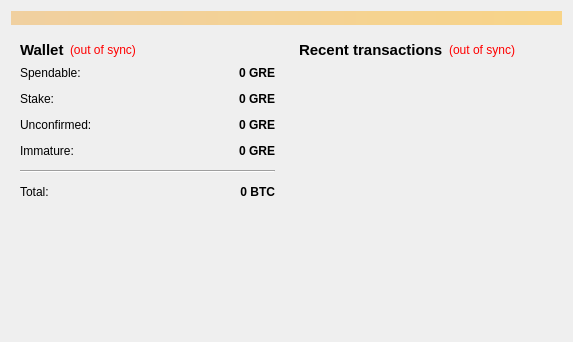
<?xml version="1.0" encoding="UTF-8"?>
<ui version="4.0">
 <class>OverviewPage</class>
 <widget class="QWidget" name="OverviewPage">
  <property name="geometry">
   <rect>
    <x>0</x>
    <y>0</y>
    <width>573</width>
    <height>342</height>
   </rect>
  </property>
  <property name="windowTitle">
   <string>Form</string>
  </property>
  <layout class="QVBoxLayout" name="topLayout">
   <item>
    <widget class="QLabel" name="labelAlerts">
     <property name="visible">
      <bool>false</bool>
     </property>
     <property name="styleSheet">
      <string notr="true">background-color: qlineargradient(x1: 0, y1: 0, x2: 1, y2: 0, stop:0 #F0D0A0, stop:1 #F8D488);  color:#000000
</string>
     </property>
     <property name="wordWrap">
      <bool>true</bool>
     </property>
     <property name="margin">
      <number>3</number>
     </property>
    </widget>
   </item>
   <item>
    <layout class="QHBoxLayout" name="horizontalLayout" stretch="1,1">
     <item>
      <layout class="QVBoxLayout" name="verticalLayout_2">
       <item>
        <widget class="QWidget" name="widget" native="true">
         <layout class="QVBoxLayout" name="verticalLayout_4">
          <item>
           <layout class="QHBoxLayout" name="horizontalLayout_4">
            <item>
             <widget class="QLabel" name="label_5">
              <property name="font">
               <font>
                <pointsize>11</pointsize>
                <weight>75</weight>
                <bold>true</bold>
               </font>
              </property>
              <property name="text">
               <string>Wallet</string>
              </property>
             </widget>
            </item>
            <item>
             <widget class="QLabel" name="labelWalletStatus">
              <property name="toolTip">
               <string>The displayed information may be out of date. Your wallet automatically synchronizes with the RideMyCarCoin network after a connection is established, but this process has not completed yet.</string>
              </property>
              <property name="styleSheet">
               <string notr="true">QLabel { color: red; }</string>
              </property>
              <property name="text">
               <string notr="true">(out of sync)</string>
              </property>
              <property name="alignment">
               <set>Qt::AlignLeading|Qt::AlignLeft|Qt::AlignVCenter</set>
              </property>
             </widget>
            </item>
            <item>
             <spacer name="horizontalSpacer_2">
              <property name="orientation">
               <enum>Qt::Horizontal</enum>
              </property>
              <property name="sizeHint" stdset="0">
               <size>
                <width>40</width>
                <height>20</height>
               </size>
              </property>
             </spacer>
            </item>
           </layout>
          </item>
          <item>
           <layout class="QFormLayout" name="formLayout_2">
            <property name="fieldGrowthPolicy">
             <enum>QFormLayout::AllNonFixedFieldsGrow</enum>
            </property>
            <property name="horizontalSpacing">
             <number>12</number>
            </property>
            <property name="verticalSpacing">
             <number>12</number>
            </property>
            <item row="0" column="0">
             <widget class="QLabel" name="label">
              <property name="text">
               <string>Spendable:</string>
              </property>
             </widget>
            </item>
            <item row="0" column="1">
             <widget class="QLabel" name="labelBalance">
              <property name="font">
               <font>
                <weight>75</weight>
                <bold>true</bold>
               </font>
              </property>
              <property name="cursor">
               <cursorShape>IBeamCursor</cursorShape>
              </property>
              <property name="toolTip">
               <string>Your current spendable balance</string>
              </property>
              <property name="text">
               <string notr="true">0 GRE</string>
              </property>
              <property name="alignment">
               <set>Qt::AlignRight|Qt::AlignTrailing|Qt::AlignVCenter</set>
              </property>
              <property name="textInteractionFlags">
               <set>Qt::LinksAccessibleByMouse|Qt::TextSelectableByKeyboard|Qt::TextSelectableByMouse</set>
              </property>
             </widget>
            </item>
            <item row="1" column="0">
             <widget class="QLabel" name="label_6">
              <property name="text">
               <string>Stake:</string>
              </property>
             </widget>
            </item>
            <item row="1" column="1">
             <widget class="QLabel" name="labelStake">
              <property name="font">
               <font>
                <weight>75</weight>
                <bold>true</bold>
               </font>
              </property>
              <property name="cursor">
               <cursorShape>IBeamCursor</cursorShape>
              </property>
              <property name="toolTip">
               <string>Total of coins that was staked, and do not yet count toward the current balance</string>
              </property>
              <property name="text">
               <string notr="true">0 GRE</string>
              </property>
              <property name="alignment">
               <set>Qt::AlignRight|Qt::AlignTrailing|Qt::AlignVCenter</set>
              </property>
              <property name="textInteractionFlags">
               <set>Qt::LinksAccessibleByMouse|Qt::TextSelectableByKeyboard|Qt::TextSelectableByMouse</set>
              </property>
             </widget>
            </item>
            <item row="2" column="0">
             <widget class="QLabel" name="label_3">
              <property name="text">
               <string>Unconfirmed:</string>
              </property>
             </widget>
            </item>
            <item row="2" column="1">
             <widget class="QLabel" name="labelUnconfirmed">
              <property name="font">
               <font>
                <weight>75</weight>
                <bold>true</bold>
               </font>
              </property>
              <property name="cursor">
               <cursorShape>IBeamCursor</cursorShape>
              </property>
              <property name="toolTip">
               <string>Total of transactions that have yet to be confirmed, and do not yet count toward the current balance</string>
              </property>
              <property name="text">
               <string notr="true">0 GRE</string>
              </property>
              <property name="alignment">
               <set>Qt::AlignRight|Qt::AlignTrailing|Qt::AlignVCenter</set>
              </property>
              <property name="textInteractionFlags">
               <set>Qt::LinksAccessibleByMouse|Qt::TextSelectableByKeyboard|Qt::TextSelectableByMouse</set>
              </property>
             </widget>
            </item>
            <item row="3" column="0">
             <widget class="QLabel" name="labelImmatureText">
              <property name="text">
               <string>Immature:</string>
              </property>
             </widget>
            </item>
            <item row="3" column="1">
             <widget class="QLabel" name="labelImmature">
              <property name="font">
               <font>
                <weight>75</weight>
                <bold>true</bold>
               </font>
              </property>
              <property name="toolTip">
               <string>Mined balance that has not yet matured</string>
              </property>
              <property name="text">
               <string notr="true">0 GRE</string>
              </property>
              <property name="alignment">
               <set>Qt::AlignRight|Qt::AlignTrailing|Qt::AlignVCenter</set>
              </property>
              <property name="textInteractionFlags">
               <set>Qt::LinksAccessibleByMouse|Qt::TextSelectableByKeyboard|Qt::TextSelectableByMouse</set>
              </property>
             </widget>
            </item>
            <item row="4" column="0" colspan="2">
             <widget class="Line" name="line">
              <property name="orientation">
               <enum>Qt::Horizontal</enum>
              </property>
             </widget>
            </item>
            <item row="5" column="0">
             <widget class="QLabel" name="labelTotalText">
              <property name="text">
               <string>Total:</string>
              </property>
             </widget>
            </item>
            <item row="5" column="1">
             <widget class="QLabel" name="labelTotal">
              <property name="font">
               <font>
                <weight>75</weight>
                <bold>true</bold>
               </font>
              </property>
              <property name="cursor">
               <cursorShape>IBeamCursor</cursorShape>
              </property>
              <property name="toolTip">
               <string>Your current total balance</string>
              </property>
              <property name="text">
               <string notr="true">0 BTC</string>
              </property>
              <property name="alignment">
               <set>Qt::AlignRight|Qt::AlignTrailing|Qt::AlignVCenter</set>
              </property>
              <property name="textInteractionFlags">
               <set>Qt::LinksAccessibleByMouse|Qt::TextSelectableByKeyboard|Qt::TextSelectableByMouse</set>
              </property>
             </widget>
            </item>
           </layout>
          </item>
         </layout>
        </widget>
       </item>
       <item>
        <spacer name="verticalSpacer">
         <property name="orientation">
          <enum>Qt::Vertical</enum>
         </property>
         <property name="sizeHint" stdset="0">
          <size>
           <width>20</width>
           <height>40</height>
          </size>
         </property>
        </spacer>
       </item>
      </layout>
     </item>
     <item>
      <layout class="QVBoxLayout" name="verticalLayout_3">
       <item>
        <widget class="QWidget" name="widget_2" native="true">
         <layout class="QVBoxLayout" name="verticalLayout">
          <item>
           <layout class="QHBoxLayout" name="horizontalLayout_2">
            <item>
             <widget class="QLabel" name="label_4">
              <property name="font">
               <font>
                <pointsize>11</pointsize>
                <weight>75</weight>
                <bold>true</bold>
               </font>
              </property>
              <property name="text">
               <string>&lt;b&gt;Recent transactions&lt;/b&gt;</string>
              </property>
             </widget>
            </item>
            <item>
             <widget class="QLabel" name="labelTransactionsStatus">
              <property name="toolTip">
               <string>The displayed information may be out of date. Your wallet automatically synchronizes with the RideMyCarCoin network after a connection is established, but this process has not completed yet.</string>
              </property>
              <property name="styleSheet">
               <string notr="true">QLabel { color: red; }</string>
              </property>
              <property name="text">
               <string notr="true">(out of sync)</string>
              </property>
              <property name="alignment">
               <set>Qt::AlignRight|Qt::AlignTrailing|Qt::AlignVCenter</set>
              </property>
             </widget>
            </item>
            <item>
             <spacer name="horizontalSpacer">
              <property name="orientation">
               <enum>Qt::Horizontal</enum>
              </property>
              <property name="sizeHint" stdset="0">
               <size>
                <width>40</width>
                <height>20</height>
               </size>
              </property>
             </spacer>
            </item>
           </layout>
          </item>
          <item>
           <widget class="QListView" name="listTransactions">
            <property name="styleSheet">
             <string notr="true">QListView { background: transparent; }</string>
            </property>
            <property name="frameShape">
             <enum>QFrame::NoFrame</enum>
            </property>
            <property name="verticalScrollBarPolicy">
             <enum>Qt::ScrollBarAlwaysOff</enum>
            </property>
            <property name="horizontalScrollBarPolicy">
             <enum>Qt::ScrollBarAlwaysOff</enum>
            </property>
            <property name="selectionMode">
             <enum>QAbstractItemView::NoSelection</enum>
            </property>
           </widget>
          </item>
         </layout>
        </widget>
       </item>
      </layout>
     </item>
    </layout>
   </item>
  </layout>
 </widget>
 <resources/>
 <connections/>
</ui>
